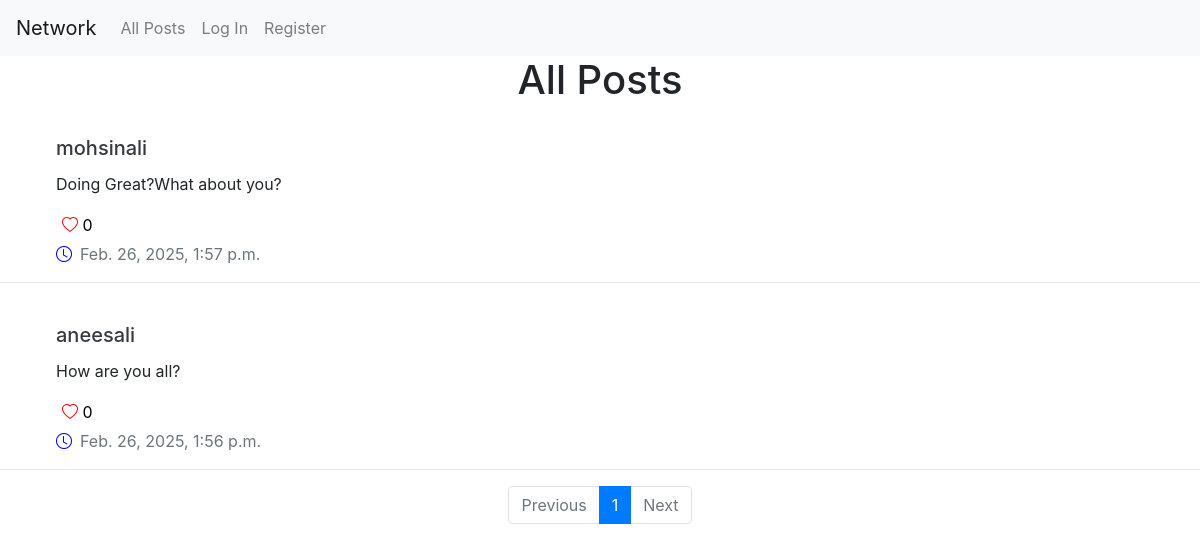
The page / on the database its author committed.
### network/models.py (models this page shows)
class Posts(models.Model):
    user=models.ForeignKey(User,on_delete=models.CASCADE,related_name="posts")
    content=models.TextField(max_length=350)
    likes=models.ManyToManyField(User,related_name="liked_posts",null=True)
    timestamp=models.DateTimeField(auto_now_add=True)
    @property
    def likes_count(self):
        return self.likes.count()

class User(AbstractUser):
    pass

### network/views.py (the view)
# urls.py: path("", views.index, name="index"),
def index(request):
    posts=Posts.objects.all().order_by('-timestamp')
    paginator=Paginator(posts,10)
    page_num=request.GET.get('page')
    page_obj=paginator.get_page(page_num)
    return render(request, "network/index.html",{
        "posts":page_obj
    })

### network/templates/network/index.html (shortened to what this page needs)
{% extends "network/layout.html" %}
{% block body %}
    <div class="text-center">
        <h1>All Posts</h1>
        </div>
    {% if posts %}
    <ul class="list-unstyled">
    {% for post in posts %}
  <br>
<div class="ml-5">
    <li class="ml-2">
            <h5 class="card-title" type="submit"><a href="{% url 'profile' user_id=post.user.id %}" class="text-decoration-none text-dark">{{ post.user }}</a></h5>
            <p class="card-text" id="content-{{post.id}}">{{ post.content }}</p>
            <button class="like-btn ms-1 mb-1" data-post-id="{{post.id}}" style="border:none;background:transparent">
                <i class="bi bi-heart {% if request.user in post.likes.all%}-fill{% endif %}" style="color:red"></i>
                <span id="like-count-{{post.id}}">{{post.likes_count}}</span>
            </button>
            <p class="card-text text-muted"><i class="bi bi-clock mr-2" style="color:blue"></i>{{ post.timestamp }}</p>
    </li></div><hr>
    {% endfor %}
    </ul>
    {% endif %}
    <nav >
        <ul class="pagination justify-content-center">
            {% if posts.has_previous %}
            <li class="page-item">
                <a class="page-link" href="?page={{posts.previous_page_number}}">Previous</a>
            </li>
            {% else %}
            <li class="page-item disabled">
                <a class="page-link" tabindex="-1">Previous</a>
            </li>
            {% endif %}
            <li class="page-item active">
                <a class="page-link" href="#">{{posts.number}}</a>
            </li>
            {% if posts.has_next %}
            <li class="page-item">
                <a class="page-link" href="?page={{posts.next_page_number}}">Next</a>
            </li>
            {% else %}
            <li class="page-item disabled">
                <a class="page-link" tabindex="-1">Next</a>
            </li>
            {% endif %}
        </ul>
    </nav>
{% endblock %}

### network/templates/network/layout.html (shortened to what this page needs)
{% load static %}
<!DOCTYPE html>
<html lang="en">
    <head>
        <link rel="stylesheet" href="https://stackpath.bootstrapcdn.com/bootstrap/4.4.1/css/bootstrap.min.css">
        <link rel="stylesheet" href="https://cdn.jsdelivr.net/npm/bootstrap-icons/font/bootstrap-icons.css">
        <link href="{% static 'network/styles.css' %}" rel="stylesheet">
    </head>
    <body>
        <nav class="navbar navbar-expand-lg navbar-light bg-light">
            <a class="navbar-brand" href="#">Network</a>
            <div>
              <ul class="navbar-nav mr-auto">
                <li class="nav-item">
                  <a class="nav-link" href="{% url 'index' %}">All Posts</a>
                </li>
                {% if user.is_authenticated %}
                    <li class="nav-item">
                        <a class="nav-link" href="{% url 'following' %}">Following</a>
                    </li>
                    <li class="nav-item">
                        <a class="nav-link" href="{% url 'newpost' %}">New Post</a>
                    </li>
                    <li class="nav-item">
                        <a class="nav-link" href="{% url 'logout' %}">Log Out</a>
                    </li>
                {% else %}
                    <li class="nav-item">
                        <a class="nav-link" href="{% url 'login' %}">Log In</a>
                    </li>
                    <li class="nav-item">
                        <a class="nav-link" href="{% url 'register' %}">Register</a>
                    </li>
                {% endif %}
              </ul>
            </div>
          </nav>
        <div class="body">
            {% block body %}
            {% endblock %}
        </div>
    </body>
</html>

### rows shown on the page
Posts: user "mohsinali", content "Doing Great?What about you?", likes_count "0", timestamp "Feb. 26, 2025, 1:57 p.m."
Posts: user "aneesali", content "How are you all?", likes_count "0", timestamp "Feb. 26, 2025, 1:56 p.m."

### other values the page prints
{{ posts.number }} "1"
